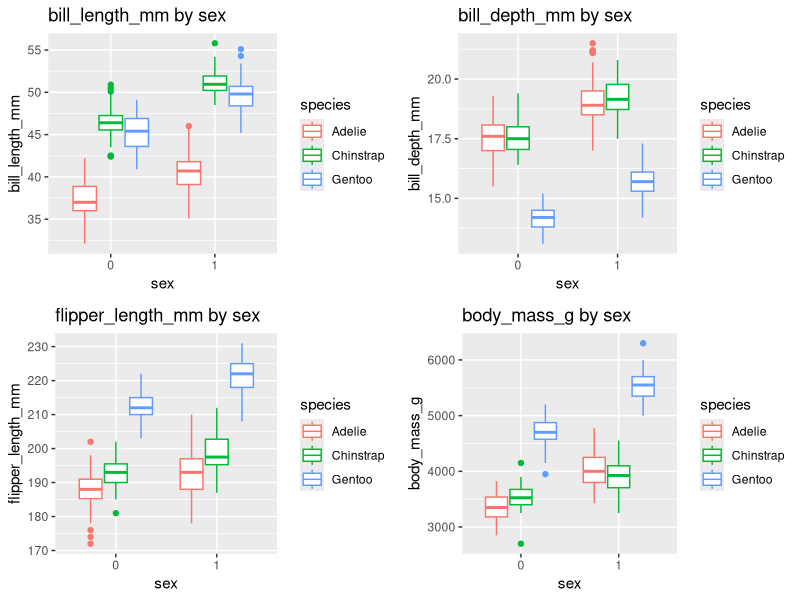

Write R code to recreate this figure.
## ---- chunk 1
library(palmerpenguins)
Data<-penguins
##remove penguins with gender missing
Data<-Data[complete.cases(Data[ , 7]),-c(2,8)]
##80-20 split
set.seed(1)
sample<-sample.int(nrow(Data), floor(.80*nrow(Data)), replace = F)
train<-Data[sample, ]
test<-Data[-sample, ]
head(train)
## ---- chunk 2
class(train$sex)
## ---- chunk 3
train$sex <- ifelse(train$sex=="male",1,0)
train$sex <- factor(train$sex)
head(train)
## ---- chunk 4
class(train$sex)
## ---- chunk 5
# Create 4 boxplot objects for respective numeric predictors:
library(ggplot2)
bp1<-ggplot(train, aes(x=sex, y=bill_length_mm, color=species))+
geom_boxplot()+
labs(x="sex", y="bill_length_mm", title="bill_length_mm by sex")

bp2<-ggplot(train, aes(x=sex, y=bill_depth_mm, color=species))+
geom_boxplot()+
labs(x="sex", y="bill_depth_mm", title="bill_depth_mm by sex")

bp3<-ggplot(train, aes(x=sex, y=flipper_length_mm, color=species))+
geom_boxplot()+
labs(x="sex", y="flipper_length_mm", title="flipper_length_mm by sex")

bp4<-ggplot(train, aes(x=sex, y=body_mass_g, color=species))+
geom_boxplot()+
labs(x="sex", y="body_mass_g", title="body_mass_g by sex")

## Produce the 4 boxplots in a 2 by 2 matrix
library(gridExtra)
library(grid)
grid.arrange(bp1, bp2, bp3, bp4, ncol = 2, nrow = 2)
## ---- chunk 6
full_model<-glm(sex ~ ., family="binomial", data=train)
summary(full_model)
## ---- chunk 7
reduced_model<-glm(sex ~ species + bill_length_mm + bill_depth_mm + body_mass_g, family="binomial", data=train)
summary(reduced_model)
## ---- chunk 8
# Create a vector with new data using species + bill_length_mm + bill_depth_mm + body_mass_g,
newdata <- data.frame(species="Gentoo", bill_length_mm=49, bill_depth_mm=15, flipper_length_mm=220, body_mass_g=5700)

# Make prediction for log odds
predict(full_model, newdata)
## ---- chunk 9
## Convert to odds
odds<-exp(predict(full_model,newdata))
odds
## ---- chunk 10
## Convert odds to probability
prob<-odds/(1+odds)
prob
## ---- chunk 11
deltaG2<-full_model$null.deviance - full_model$deviance
cat("Delta G2 statistic is", deltaG2)
## ---- chunk 12
cat("Corresponding p-value is", 1-pchisq(deltaG2,5))
## ---- chunk 13
B3_hat <- 0.43397
B3_se <- 0.52179
W <- B3_hat / B3_se
cat("Wald test statistic is", W)
## ---- chunk 14
2 * pnorm(W, lower.tail = FALSE)
## ---- chunk 15
z <- 1.96 # Z value for a/2 of 0.25
multiplier <- z*B3_se
cat("CI for B3 [", B3_hat-multiplier, ",",  B3_hat+multiplier, "]")
## ---- chunk 16
full_deviance <- 105.09
reduced_deviance <- 113.20
deltaG2_reduced<-reduced_deviance-full_deviance
cat("Reduced delta G2 statistic is", deltaG2_reduced)
## ---- chunk 17
cat("Corresponding p-value is", 1-pchisq(deltaG2_reduced,2)) # df = number of vars dropped
## ---- chunk 18
shot_odds <- exp(-1.17716 + 0.07279 * 70 - 0.09899 * 65 + 0.43397 * 1)
shot_odds
## ---- chunk 19
# check propability:
shot_odds/(1+shot_odds)
